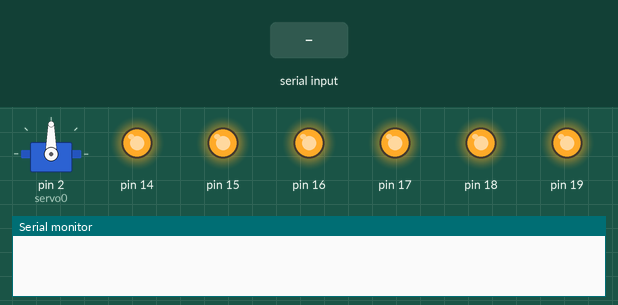
Recording of a sketch running on a simulated Arduino Nano, built with avr-gcc and run on an emulated ATmega328P. On the bench: servo, output pins drawn as LEDs (lit = HIGH), the last lines printed to the serial monitor. The inputs (shaded band) are chosen by the test bench.

Above: at 1.2 s.
1.3 s: "SV\n" received over Serial
At 1.9 s:
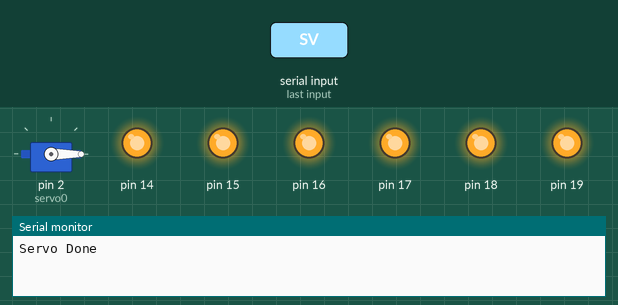
2.8 s: "JF\n" received over Serial
4.3 s: "ON\n" received over Serial
Timing chart, 0 to 7.3 s (numbered marks = the images above; inputs shaded):
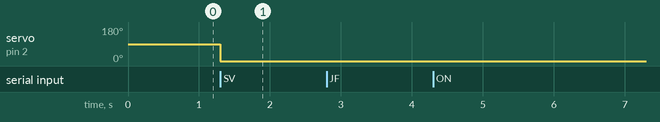

The sketch:

AR4_nano_inputs.ino
```cpp
// ===== AR4_nano_inputs — copy of AR4_nano_sketch.ino with input pins D3-D7 enabled =====
// Only differences from the original: the const Input4-7 lines and pinMode(Input3-7, INPUT_PULLUP)
// that the vendor had commented out are enabled (the original is untouched)
// Pins D3-D7 read HIGH when idle (pull-up) and LOW when a relay contact/switch connects them to GND
//   -> in the HMI use "Wait Input Off = 3" to wait for the relay to turn "on"
// D2 = gripper servo (not used as an input), D14-D19 (A0-A5) = outputs to the relay module
//
// v2: the 8-channel relay module in the box is active-LOW (pin LOW = relay on), confirmed on the real hardware
//     (relay channels 3-8 wired to D14-D19, channels 1-2 not wired), so the original had 2 problems:
//       - the pins are LOW at boot -> all 6 relays "switch on by themselves" as soon as power comes on
//       - the 打开IO (ON) button turns the relay "off" — the opposite of the button name
//     Fix: set pins 14-19 HIGH from boot (relays off) and invert the ON/OF logic for pins 14-19 only
//     -> 打开IO = relay on, 关闭IO = relay off, power loss/Nano reset = relay always off
//     Other pins work as in the original (so ONX3 can't disable an input pin's pull-up)


#include <Servo.h>


String inData;


Servo servo0;
//Servo servo1;
//Servo servo2;
//Servo servo3;
//Servo servo4;
//Servo servo5;
//Servo servo6;
//Servo servo7;


//const int Input2 = 2;
const int Input3 = 3;
const int Input4 = 4;
const int Input5 = 5;
const int Input6 = 6;
const int Input7 = 7;

const int Output14 = 14;
const int Output15 = 15;
const int Output16 = 16;
const int Output17 = 17;
const int Output18 = 18;
const int Output19 = 19;


// v2: pins wired to the relay module (active-LOW)
bool isRelayPin(int pin) {
  return pin >= Output14 && pin <= Output19;
}

void setup() {
  // run once:
  Serial.begin(115200);
//
//  pinMode(A0, OUTPUT);
//  pinMode(A1, OUTPUT);
  pinMode(2, OUTPUT);
//  pinMode(A3, OUTPUT);
//  pinMode(A4, OUTPUT);
//  pinMode(A5, OUTPUT);
//  pinMode(A6, OUTPUT);
//  pinMode(A7, OUTPUT);
//
//
//  pinMode(Input2, OUTPUT);
  pinMode(Input3, INPUT_PULLUP);
  pinMode(Input4, INPUT_PULLUP);
  pinMode(Input5, INPUT_PULLUP);
  pinMode(Input6, INPUT_PULLUP);
  pinMode(Input7, INPUT_PULLUP);


  // v2: write HIGH "before" switching to OUTPUT — the pin outputs HIGH the moment it becomes an output
  // with no brief LOW blip that would make the (active-LOW) relays twitch at boot
  for (int p = Output14; p <= Output19; p++) {
    digitalWrite(p, HIGH);
    pinMode(p, OUTPUT);
  }


  servo0.attach(2);
//  servo1.attach(A1);
//  servo2.attach(A2);
//  servo3.attach(A3);
//  servo4.attach(A4);
//  servo5.attach(A5);
//  servo6.attach(A6);
//  servo7.attach(A7);


}

void loop() {
  //start loop
  while (Serial.available() > 0)
  {
    char recieved = Serial.read();
    inData += recieved;
    // Process message when new line character is recieved
    if (recieved == '\n')
    {
      String function = inData.substring(0, 2);


      //-----COMMAND TO MOVE SERVO---------------------------------------------------
      //-----------------------------------------------------------------------
      if (function == "SV")
      {
        int SVstart = inData.indexOf('V');
        int POSstart = inData.indexOf('P');
        int servoNum = inData.substring(SVstart + 1, POSstart).toInt();
        int servoPOS = inData.substring(POSstart + 1).toInt();
        if (servoNum == 0)
        {
          servo0.write(servoPOS);
        }
//        if (servoNum == 1)
//        {
//          servo1.write(servoPOS);
//        }
//        if (servoNum == 2)
//        {
//          servo2.write(servoPOS);
//        }
//        if (servoNum == 3)
//        {
//          servo3.write(servoPOS);
//        }
//        if (servoNum == 4)
//        {
//          servo4.write(servoPOS);
//        }
//        if (servoNum == 5)
//        {
//          servo5.write(servoPOS);
//        }
//        if (servoNum == 6)
//        {
//          servo6.write(servoPOS);
//        }
//        if (servoNum == 7)
//        {
//          servo7.write(servoPOS);
//        }
        Serial.print("Servo Done");
      }


      //-----COMMAND IF INPUT THEN JUMP---------------------------------------------------
      //-----------------------------------------------------------------------
      if (function == "JF")
      {
        int IJstart = inData.indexOf('X');
        int IJTabstart = inData.indexOf('T');
        int IJInputNum = inData.substring(IJstart + 1, IJTabstart).toInt();
        if (digitalRead(IJInputNum) == HIGH)
        {
          Serial.println("T");
        }
        if (digitalRead(IJInputNum) == LOW)
        {
          Serial.println("F");
        }
      }
      //-----COMMAND SET OUTPUT ON---------------------------------------------------
      //-----------------------------------------------------------------------
      if (function == "ON")
      {
        int ONstart = inData.indexOf('X');
        int outputNum = inData.substring(ONstart + 1).toInt();
        digitalWrite(outputNum, isRelayPin(outputNum) ? LOW : HIGH);  // v2: relay active-LOW
        Serial.print("Done");
      }
      //-----COMMAND SET OUTPUT OFF---------------------------------------------------
      //-----------------------------------------------------------------------
      if (function == "OF")
      {
        int ONstart = inData.indexOf('X');
        int outputNum = inData.substring(ONstart + 1).toInt();
        digitalWrite(outputNum, isRelayPin(outputNum) ? HIGH : LOW);  // v2: relay active-LOW
        Serial.print("Done");
      }
      //-----COMMAND TO WAIT INPUT ON---------------------------------------------------
      //-----------------------------------------------------------------------
      if (function == "WI")
      {
        int WIstart = inData.indexOf('N');
        int InputNum = inData.substring(WIstart + 1).toInt();
        while (digitalRead(InputNum) == LOW) {
          delay(100);
        }
        Serial.print("Done");
      }
      //-----COMMAND TO WAIT INPUT OFF---------------------------------------------------
      //-----------------------------------------------------------------------
      if (function == "WO")
      {
        int WIstart = inData.indexOf('N');
        int InputNum = inData.substring(WIstart + 1).toInt();

        //String InputStr =  String("Input" + InputNum);
        //uint8_t Input = atoi(InputStr.c_str ());
        while (digitalRead(InputNum) == HIGH) {
          delay(100);
        }
        Serial.print("Done");
      }
      //-----COMMAND ECHO TEST MESSAGE---------------------------------------------------
      //-----------------------------------------------------------------------
      if (function == "TM")
      {
        String echo = inData.substring(2);
        Serial.println(echo);
      }


      else
      {
        inData = ""; // Clear recieved buffer
      }
    }
  }
}
```

Measured:
- after the input at 1.3 s, servo on pin 2 (servo0): 90° → 0° at once
